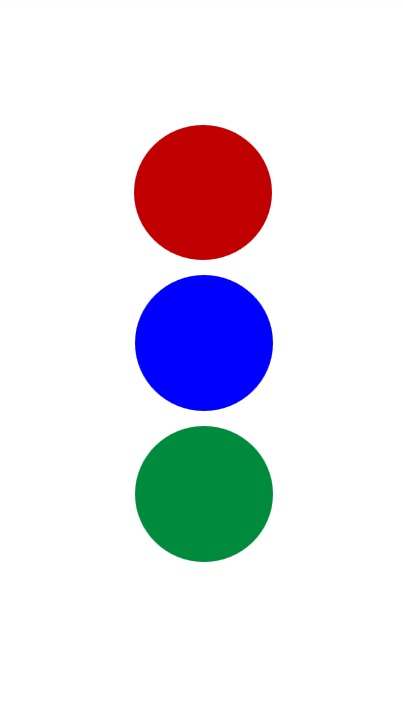
#> input picture 1.jpg, 403 x 722 px, given in place of the camera
$ python Color_project.py
#> lines starting #> are read from the running program, lines starting #| are printed output that depends on the picture; after the words box and inside, x2 and y2 are one past the last pixel; in counts of white or black regions, pixels touching at a corner belong together
"""
Advanced Multi-Color Detection System
=====================================
A modern, accurate, and creative color detection application using OpenCV.

Features:
- Real-time detection of multiple colors with high accuracy
- Adaptive noise reduction and morphological operations
- Confidence scoring and detection statistics
- Interactive controls and customizable parameters
- Modern object-oriented design with error handling
- Support for additional colors (yellow, orange, purple, pink)
- Performance monitoring and FPS display
"""

import numpy as np
import cv2
import time
from typing import Dict, List, Tuple, Optional
from dataclasses import dataclass
from collections import defaultdict, deque


@dataclass
class ColorRange:
    """Represents HSV color range with metadata."""
    name: str
    lower: np.ndarray
    upper: np.ndarray
    bgr_color: Tuple[int, int, int]
    display_color: Tuple[int, int, int]


@dataclass
class DetectionResult:
    """Represents a color detection result."""
    color_name: str
    contour: np.ndarray
    area: float
    center: Tuple[int, int]
    bounding_box: Tuple[int, int, int, int]
    confidence: float


class AdvancedColorDetector:
    """Advanced color detection system with modern features."""

    def __init__(self, camera_index: int = 0):
        """Initialize the color detector."""
        self.camera_index = camera_index
        self.cap: Optional[cv2.VideoCapture] = None
        self.is_running = False

        # Performance tracking
        self.fps_counter = deque(maxlen=30)
        self.detection_stats = defaultdict(int)
        self.frame_count = 0

        # Configuration parameters
        self.min_area = 500
        self.max_area = 50000
        self.gaussian_blur_kernel = (5, 5)
        self.morphology_kernel_size = (7, 7)
        self.confidence_threshold = 0.6

        # UI settings
        self.show_masks = False
        self.show_stats = True
        self.show_fps = True

        # Initialize color ranges with improved HSV values
        self._initialize_color_ranges()

    def _initialize_color_ranges(self) -> None:
        """Initialize improved HSV color ranges for better accuracy."""
        self.color_ranges = {
            'red': ColorRange(
                name='Red',
                lower=np.array([0, 120, 70]),
                upper=np.array([10, 255, 255]),
                bgr_color=(0, 0, 255),
                display_color=(255, 255, 255)
            ),
            'red2': ColorRange(  # Red wraps around in HSV
                name='Red',
                lower=np.array([170, 120, 70]),
                upper=np.array([180, 255, 255]),
                bgr_color=(0, 0, 255),
                display_color=(255, 255, 255)
            ),
            'green': ColorRange(
                name='Green',
                lower=np.array([40, 80, 80]),
                upper=np.array([80, 255, 255]),
                bgr_color=(0, 255, 0),
                display_color=(255, 255, 255)
            ),
            'blue': ColorRange(
                name='Blue',
                lower=np.array([100, 150, 100]),
                upper=np.array([130, 255, 255]),
                bgr_color=(255, 0, 0),
                display_color=(255, 255, 255)
            ),
            'yellow': ColorRange(
                name='Yellow',
                lower=np.array([20, 100, 100]),
                upper=np.array([30, 255, 255]),
                bgr_color=(0, 255, 255),
                display_color=(0, 0, 0)
            ),
            'orange': ColorRange(
                name='Orange',
                lower=np.array([10, 100, 100]),
                upper=np.array([20, 255, 255]),
                bgr_color=(0, 165, 255),
                display_color=(255, 255, 255)
            ),
            'purple': ColorRange(
                name='Purple',
                lower=np.array([130, 100, 100]),
                upper=np.array([160, 255, 255]),
                bgr_color=(128, 0, 128),
                display_color=(255, 255, 255)
            ),
            'pink': ColorRange(
                name='Pink',
                lower=np.array([160, 100, 100]),
                upper=np.array([170, 255, 255]),
                bgr_color=(203, 192, 255),
                display_color=(0, 0, 0)
            )
        }

    def initialize_camera(self) -> bool:
        """Initialize camera with error handling."""
        try:
            self.cap = cv2.VideoCapture(self.camera_index)
            if not self.cap.isOpened():
                print(f"Error: Could not open camera {self.camera_index}")
                return False

            # Set camera properties for better performance
            self.cap.set(cv2.CAP_PROP_FRAME_WIDTH, 640)
            self.cap.set(cv2.CAP_PROP_FRAME_HEIGHT, 480)
            self.cap.set(cv2.CAP_PROP_FPS, 30)

            print("Camera initialized successfully!")
            return True
        except Exception as e:
            print(f"Error initializing camera: {e}")
            return False

    def preprocess_frame(self, frame: np.ndarray) -> np.ndarray:
        """Apply preprocessing to improve detection accuracy."""
        # Apply Gaussian blur to reduce noise
        blurred = cv2.GaussianBlur(frame, self.gaussian_blur_kernel, 0)

        # Convert to HSV color space
        hsv = cv2.cvtColor(blurred, cv2.COLOR_BGR2HSV)

        return hsv

    def create_color_mask(self, hsv_frame: np.ndarray, color_range: ColorRange) -> np.ndarray:
        """Create an optimized mask for a specific color range."""
        mask = cv2.inRange(hsv_frame, color_range.lower, color_range.upper)

        # Apply morphological operations to reduce noise
        kernel = cv2.getStructuringElement(cv2.MORPH_ELLIPSE, self.morphology_kernel_size)

        # Remove noise with opening
        mask = cv2.morphologyEx(mask, cv2.MORPH_OPEN, kernel, iterations=1)

        # Fill gaps with closing
        mask = cv2.morphologyEx(mask, cv2.MORPH_CLOSE, kernel, iterations=2)

        # Final dilation to enhance detected regions
        mask = cv2.dilate(mask, kernel, iterations=1)

        return mask

    def calculate_confidence(self, contour: np.ndarray, area: float) -> float:
        """Calculate detection confidence based on contour properties."""
        # Calculate contour properties
        perimeter = cv2.arcLength(contour, True)
        if perimeter == 0:
            return 0.0

        # Circularity (4π * area / perimeter²)
        circularity = 4 * np.pi * area / (perimeter * perimeter)
        circularity = min(circularity, 1.0)  # Cap at 1.0

        # Area-based confidence (normalized between min and max area)
        area_confidence = min((area - self.min_area) / (self.max_area - self.min_area), 1.0)

        # Combine metrics
        confidence = (circularity * 0.6 + area_confidence * 0.4)
        return confidence

    def detect_colors_in_frame(self, frame: np.ndarray) -> List[DetectionResult]:
        """Detect all colors in the given frame."""
        hsv_frame = self.preprocess_frame(frame)
        detections = []

        for color_key, color_range in self.color_ranges.items():
            mask = self.create_color_mask(hsv_frame, color_range)

            # Find contours
            contours, _ = cv2.findContours(mask, cv2.RETR_EXTERNAL, cv2.CHAIN_APPROX_SIMPLE)

            for contour in contours:
                area = cv2.contourArea(contour)

                if self.min_area <= area <= self.max_area:
                    # Calculate confidence
                    confidence = self.calculate_confidence(contour, area)

                    if confidence >= self.confidence_threshold:
                        # Get bounding rectangle and center
                        x, y, w, h = cv2.boundingRect(contour)
                        center = (x + w // 2, y + h // 2)

                        detection = DetectionResult(
                            color_name=color_range.name,
                            contour=contour,
                            area=area,
                            center=center,
                            bounding_box=(x, y, w, h),
                            confidence=confidence
                        )

                        detections.append(detection)
                        self.detection_stats[color_range.name] += 1

        return detections

    def draw_detections(self, frame: np.ndarray, detections: List[DetectionResult]) -> np.ndarray:
        """Draw detection results on the frame."""
        for detection in detections:
            color_range = next(cr for cr in self.color_ranges.values()
                             if cr.name == detection.color_name)

            x, y, w, h = detection.bounding_box

            # Draw bounding rectangle with rounded corners effect
            cv2.rectangle(frame, (x-2, y-2), (x + w + 2, y + h + 2), color_range.bgr_color, 3)
            cv2.rectangle(frame, (x, y), (x + w, y + h), color_range.bgr_color, 2)

            # Draw center point
            cv2.circle(frame, detection.center, 5, color_range.bgr_color, -1)
            cv2.circle(frame, detection.center, 8, (255, 255, 255), 2)

            # Prepare text with confidence
            confidence_percent = int(detection.confidence * 100)
            text = f"{detection.color_name} ({confidence_percent}%)"
            area_text = f"Area: {int(detection.area)}"

            # Calculate text size for background
            (text_w, text_h), _ = cv2.getTextSize(text, cv2.FONT_HERSHEY_SIMPLEX, 0.6, 2)
            (area_w, area_h), _ = cv2.getTextSize(area_text, cv2.FONT_HERSHEY_SIMPLEX, 0.4, 1)

            # Draw text background
            cv2.rectangle(frame, (x, y - text_h - area_h - 10),
                         (x + max(text_w, area_w) + 10, y), color_range.bgr_color, -1)

            # Draw text
            cv2.putText(frame, text, (x + 5, y - area_h - 5),
                       cv2.FONT_HERSHEY_SIMPLEX, 0.6, color_range.display_color, 2)
            cv2.putText(frame, area_text, (x + 5, y - 5),
                       cv2.FONT_HERSHEY_SIMPLEX, 0.4, color_range.display_color, 1)

        return frame

    def draw_ui_overlay(self, frame: np.ndarray) -> np.ndarray:
        """Draw UI overlay with statistics and controls."""
        height, width = frame.shape[:2]

        if self.show_fps and len(self.fps_counter) > 0:
            fps = len(self.fps_counter) / (time.time() - self.fps_counter[0]) if len(self.fps_counter) > 1 else 0
            fps_text = f"FPS: {fps:.1f}"
            cv2.putText(frame, fps_text, (width - 120, 30),
                       cv2.FONT_HERSHEY_SIMPLEX, 0.6, (0, 255, 0), 2)

        if self.show_stats:
            y_offset = 30
            cv2.putText(frame, "Detection Stats:", (10, y_offset),
                       cv2.FONT_HERSHEY_SIMPLEX, 0.5, (255, 255, 255), 1)

            for color_name, count in self.detection_stats.items():
                y_offset += 20
                stats_text = f"{color_name}: {count}"
                cv2.putText(frame, stats_text, (10, y_offset),
                           cv2.FONT_HERSHEY_SIMPLEX, 0.4, (255, 255, 255), 1)

        # Draw controls help
        controls = [
            "Controls:",
            "Q - Quit",
            "M - Toggle masks",
            "S - Toggle stats",
            "F - Toggle FPS",
            "R - Reset stats",
            "C - Calibrate colors"
        ]

        for i, control in enumerate(controls):
            cv2.putText(frame, control, (10, height - 140 + i * 20),
                       cv2.FONT_HERSHEY_SIMPLEX, 0.4, (200, 200, 200), 1)

        return frame

    def handle_keyboard_input(self, key: int) -> bool:
        """Handle keyboard input and return False if should quit."""
        if key == ord('q') or key == ord('Q'):
            return False
        elif key == ord('m') or key == ord('M'):
            self.show_masks = not self.show_masks
            print(f"Masks display: {'ON' if self.show_masks else 'OFF'}")
        elif key == ord('s') or key == ord('S'):
            self.show_stats = not self.show_stats
            print(f"Stats display: {'ON' if self.show_stats else 'OFF'}")
        elif key == ord('f') or key == ord('F'):
            self.show_fps = not self.show_fps
            print(f"FPS display: {'ON' if self.show_fps else 'OFF'}")
        elif key == ord('r') or key == ord('R'):
            self.detection_stats.clear()
            print("Detection stats reset!")
        elif key == ord('c') or key == ord('C'):
            print("Color calibration mode - Point to objects and press number keys:")
            print("1-Red, 2-Green, 3-Blue, 4-Yellow, 5-Orange, 6-Purple, 7-Pink")

        return True

    def run(self) -> None:
        """Main execution loop."""
        if not self.initialize_camera():
            return

        self.is_running = True
        print("\nAdvanced Color Detection System Started!")
        print("=" * 50)
        print("Press 'Q' to quit, 'M' for masks, 'S' for stats")
        print("=" * 50)

        try:
            while self.is_running:
                start_time = time.time()

                ret, frame = self.cap.read()
                if not ret:
                    print("Error: Could not read frame from camera")
                    break

                # Flip frame horizontally for mirror effect
                frame = cv2.flip(frame, 1)

                # Detect colors
                detections = self.detect_colors_in_frame(frame)

                # Draw detections
                frame = self.draw_detections(frame, detections)

                # Draw UI overlay
                frame = self.draw_ui_overlay(frame)

                # Update FPS counter
                self.fps_counter.append(time.time())
                self.frame_count += 1

                # Display frame
                cv2.imshow("Advanced Color Detection System", frame)

                # Handle keyboard input
                key = cv2.waitKey(1) & 0xFF
                if key != 255:  # Key was pressed
                    if not self.handle_keyboard_input(key):
                        break

        except KeyboardInterrupt:
            print("\nInterrupted by user")
        except Exception as e:
            print(f"Error during execution: {e}")
        finally:
            self.cleanup()

    def cleanup(self) -> None:
        """Clean up resources."""
        self.is_running = False
        if self.cap:
            self.cap.release()
        cv2.destroyAllWindows()
        print("\nDetection Summary:")
        print("=" * 30)
        for color_name, count in self.detection_stats.items():
            print(f"{color_name}: {count} detections")
        print(f"Total frames processed: {self.frame_count}")
        print("Thank you for using Advanced Color Detection System!")


def main():
    """Main function to run the color detection system."""
    print("Welcome to Advanced Color Detection System!")
    print("Initializing...")

    try:
        detector = AdvancedColorDetector(camera_index=0)
        detector.run()
#> in run, frame is the input picture: shape (722, 403, 3); mean B, G, R 232.2, 223.3, 226
#> in run, `frame = cv2.flip(frame, 1)`:
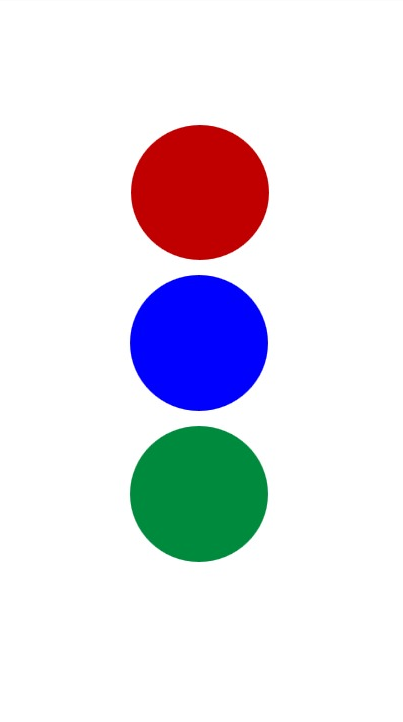
#> frame: shape (722, 403, 3); mean B, G, R 232.2, 223.3, 226
#> the loop in detect_colors_in_frame, `for color_key, color_range in self.color_ranges.items():` made 8 passes
#> pass 1, in create_color_mask, `mask = cv2.inRange(hsv_frame, color_range.lower, color_range.upper)`:
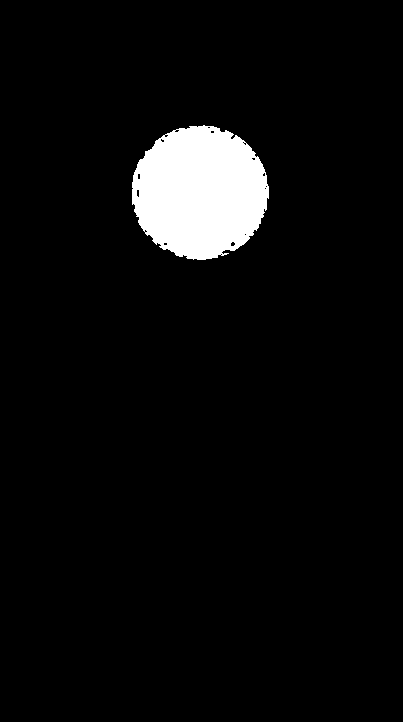
#> mask: shape (722, 403); 4.9% white; 1 white region, box (x1, y1, x2, y2) and area: (132, 125, 269, 260) 14193
#> pass 1, in create_color_mask, `mask = cv2.morphologyEx(mask, cv2.MORPH_OPEN, kernel, iterations=1)`:
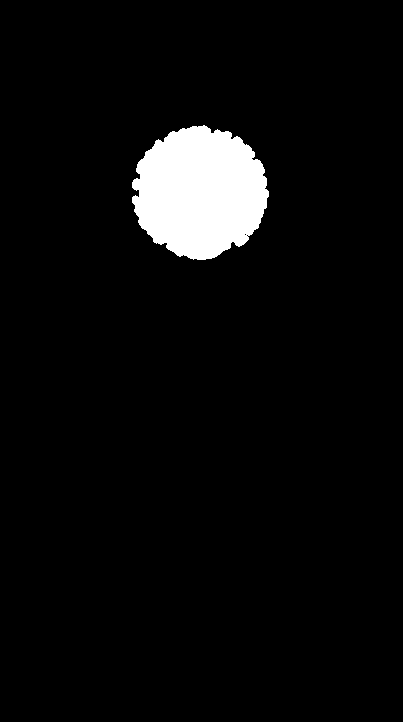
#> mask: shape (722, 403); 4.8% white; 1 white region, box (x1, y1, x2, y2) and area: (132, 125, 269, 260) 13867
#> pass 1, in create_color_mask, `mask = cv2.dilate(mask, kernel, iterations=1)`:
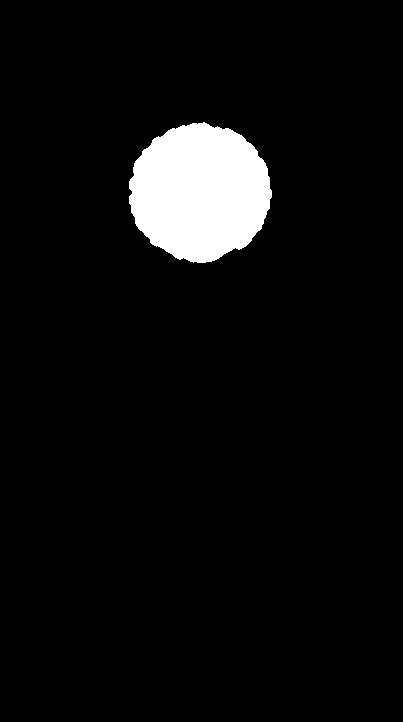
#> mask: shape (722, 403); 5.3% white; 1 white region, box (x1, y1, x2, y2) and area: (129, 122, 272, 263) 15329
#> after the loop in detect_colors_in_frame, `for color_key, color_range in self.color_ranges.items():`: detections = 3 items; self.detection_stats = {'Red': 1, 'Green': 1, 'Blue': 1}
#> in run, `detections = self.detect_colors_in_frame(frame)`: detections = 3 items
#> the loop in draw_detections, `for detection in detections:` made 3 passes
#> (x, y, w, h, confidence_percent, text, area_text, text_w) on passes 1 to 3: (129, 122, 143, 141, 60, 'Red (60%)', 'Area: 15125', 102), (127, 423, 144, 142, 66, 'Green (66%)', 'Area: 15865', 120), (127, 272, 144, 142, 65, 'Blue (65%)', 'Area: 15659', 106)
#> after the loop in draw_detections, `for detection in detections:`:
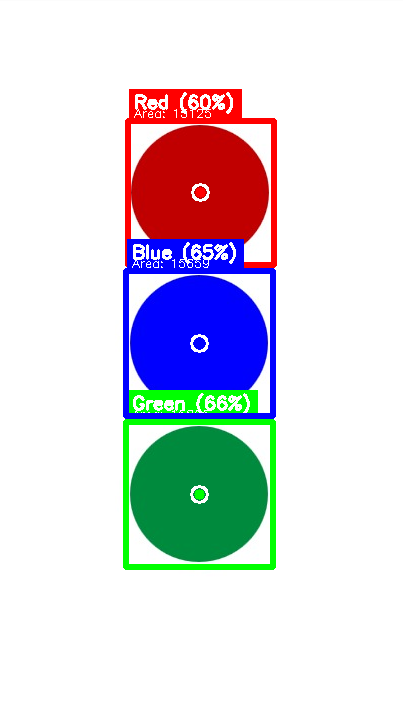
#> frame: shape (722, 403, 3); 6.38% of pixels changed, all inside (x1, y1, x2, y2) = (123, 89, 277, 570)
#> the loop in draw_ui_overlay, `for color_name, count in self.detection_stats.items():` made 3 passes
#> (color_name, y_offset, stats_text) on passes 1 to 3: ('Red', 50, 'Red: 1'), ('Green', 70, 'Green: 1'), ('Blue', 90, 'Blue: 1')
#> after the loop in draw_ui_overlay, `for color_name, count in self.detection_stats.items():`: y_offset = 90
#> after the loop in draw_ui_overlay, `for i, control in enumerate(controls):`:
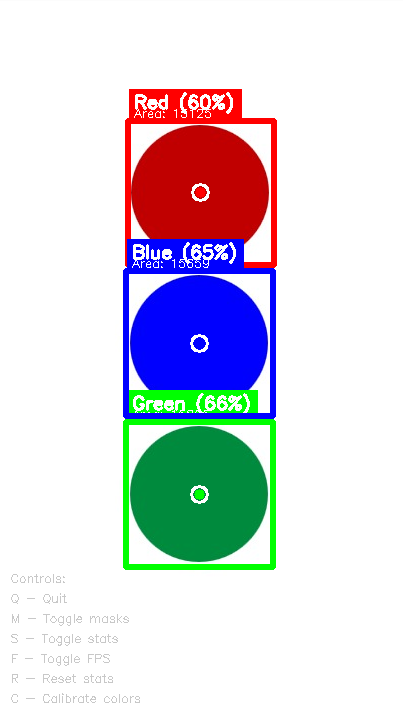
#> frame: shape (722, 403, 3); 0.46% of pixels changed, all inside (x1, y1, x2, y2) = (11, 574, 140, 703)
#> (key q is pressed here)
#> the loop in cleanup, `for color_name, count in self.detection_stats.items():` made 3 passes
#> color_name on passes 1 to 3: 'Red', 'Green', 'Blue'
#> (printed output is left out)
    except Exception as e:
        print(f"Fatal error: {e}")
        print("Please check your camera connection and try again.")


if __name__ == "__main__":
    main()

$ run again, on 2.jpg
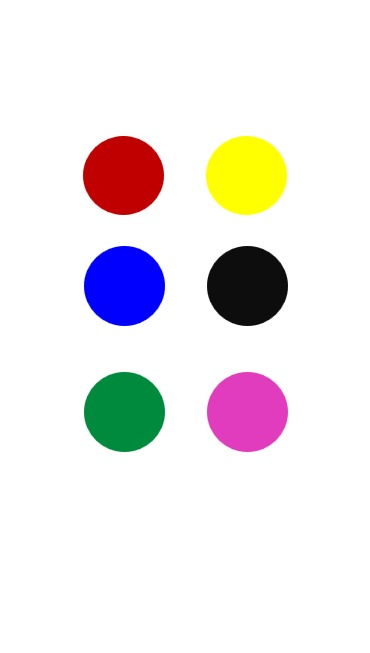
#> input picture 2.jpg, 370 x 653 px, given in place of the camera
#> in run, frame is the input picture: shape (653, 370, 3); mean B, G, R 233.8, 232.7, 237.2
#> hsv: shape (653, 370, 3); mean H, S, V 12.4, 25, 245.3
#> the loop in detect_colors_in_frame, `for color_key, color_range in self.color_ranges.items():` made 8 passes
#> pass 1, in create_color_mask, `mask = cv2.dilate(mask, kernel, iterations=1)`:
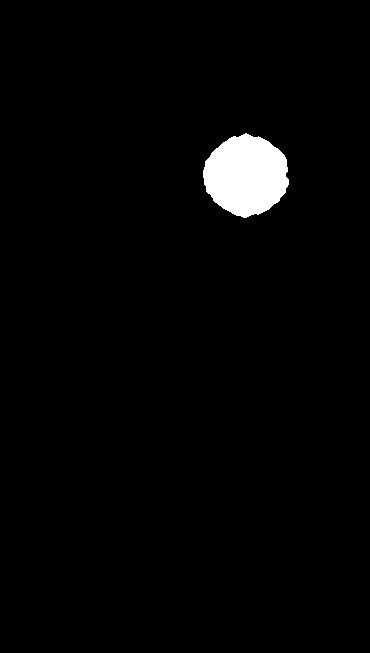
#> mask: shape (653, 370); 2.2% white; 1 white region, box (x1, y1, x2, y2) and area: (203, 133, 289, 218) 5366
#> after the loop in detect_colors_in_frame, `for color_key, color_range in self.color_ranges.items():`: detections = []; self.detection_stats = 0 items
#> in run, `detections = self.detect_colors_in_frame(frame)`: detections = []
#> after the loop in draw_ui_overlay, `for color_name, count in self.detection_stats.items():`: y_offset = 30
#> after the loop in draw_ui_overlay, `for i, control in enumerate(controls):`:
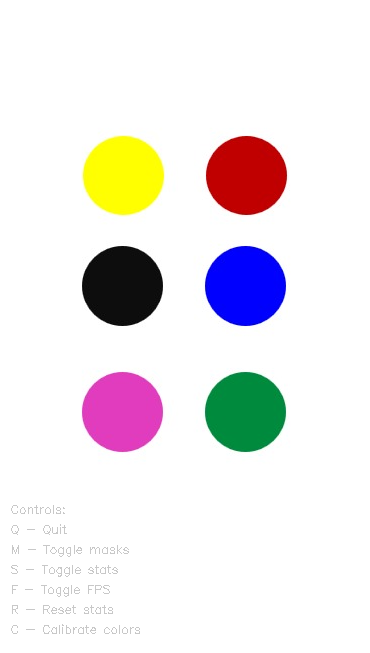
#> frame: shape (653, 370, 3); mean B, G, R 233.4, 232.4, 236.9
